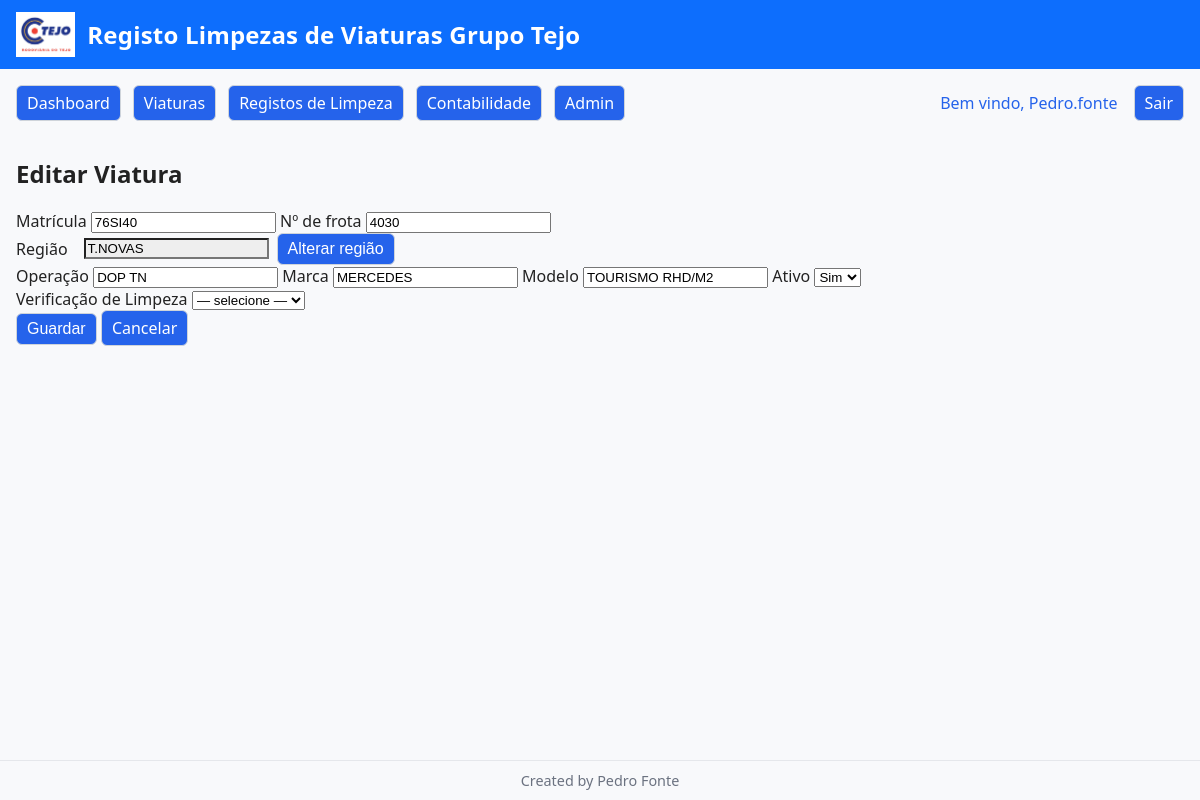
The app's page /viaturas/3/editar (signed in) with its own data.
### tables this page shows
CREATE TABLE viaturas (
            id INTEGER PRIMARY KEY AUTOINCREMENT,
            matricula     TEXT NOT NULL UNIQUE,
            -- Campos “novos” pedidos para CSV:
            numero_frota  TEXT,
            regiao        TEXT,
            operacao      TEXT,
            marca         TEXT,
            modelo        TEXT,
            -- Campos “antigos” que possam existir noutros ecrãs:
            descricao     TEXT,
            filial        TEXT,
            num_frota     TEXT,
            ativo         INTEGER DEFAULT 1,
            criado_em     TEXT DEFAULT CURRENT_TIMESTAMP
        , tipo_protocolo TEXT, limpeza_validada INTEGER DEFAULT 0, verificacao_limpeza TEXT DEFAULT NULL);

### app.py (the view, shortened to what this page needs)
@app.route("/viaturas/<int:viatura_id>/editar", methods=["GET", "POST"])
@login_required
@require_perm("viaturas:import")
def editar_viatura(viatura_id):
    conn = get_conn()
    cur = conn.cursor()
    ph = sql_placeholder(conn)
    cur.execute(f"SELECT * FROM viaturas WHERE id={ph}", (viatura_id,))
    viatura = cur.fetchone()
    conn.close()
    if not viatura:
        flash("Viatura não encontrada.", "danger")
        return redirect(url_for("viaturas"))
    return render_template("viatura_form.html", viatura=viatura, user_role=session.get("role"))

### app.py (called while the page is built)
def get_conn():
    db_url = os.environ.get("DATABASE_URL")
    if db_url and psycopg2:
        conn = psycopg2.connect(db_url, cursor_factory=psycopg2.extras.RealDictCursor)
        return conn
    else:
        conn = sqlite3.connect(DB_PATH)
        conn.row_factory = sqlite3.Row
        return conn

def is_postgres(conn):
    return hasattr(conn, "server_version")  # True para psycopg2, False para sqlite3

def sql_placeholder(conn):
    return "%s" if is_postgres(conn) else "?"

def login_required(fn):
    from functools import wraps
    @wraps(fn)
    def wrapper(*args, **kwargs):
        if not session.get("user_id"):
            return redirect(url_for("login"))
        return fn(*args, **kwargs)
    return wrapper

def normalize_role(role: str) -> str:
    r = (role or "leitura").lower().strip()
    return r if r in PERMISSIONS else "leitura"

def has_perm(role: str, perm: str) -> bool:
    role = normalize_role(role)
    perms = PERMISSIONS.get(role, set())
    if "*" in perms: return True
    if perm in perms: return True
    if ":" in perm and (perm.split(":",1)[0] + ":*") in perms: return True
    return False

def user_can(perm: str) -> bool:
    return has_perm(normalize_role(session.get("role")), perm)

def require_perm(perm: str):
    from functools import wraps
    def deco(fn):
        @wraps(fn)
        def wrapper(*args, **kwargs):
            if not session.get("user_id"):
                return redirect(url_for("login"))
            if not user_can(perm):
                flash("Sem permissões para esta ação.", "danger")
                return redirect(url_for("sem_permissao"))
            return fn(*args, **kwargs)
        return wrapper
    return deco

@app.context_processor
def inject_can():
    return {
        "can": user_can,
        "signature": APP_SIGNATURE,
        "app_title": APP_TITLE,
    }

### templates/viatura_form.html (shortened to what this page needs)
{% extends "base.html" %}
{% block content %}
<h2>Editar Viatura</h2>
<form method="post" id="viatura-form">
  <div class="row">
    <label>Matrícula
      <input type="text" name="matricula" value="{{ viatura.matricula }}" required>
    </label>
    <label>Nº de frota
      <input type="text" name="num_frota" value="{{ viatura.num_frota }}">
    </label>
    <label style="display:flex;align-items:center;gap:8px;">
      Região
      <input type="text" id="regiao-input" name="regiao" value="{{ viatura.regiao or '' }}"
        readonly style="background:#eee; margin-left:8px;">
      {% if user_role|lower|trim == 'admin' %}
        <button type="button" id="editar-regiao-btn" class="btn btn-secondary">Alterar região</button>
      {% endif %}
    </label>
    <label>Operação
      <input type="text" name="operacao" value="{{ viatura.operacao }}">
    </label>
    <label>Marca
      <input type="text" name="marca" value="{{ viatura.marca }}">
    </label>
    <label>Modelo
      <input type="text" name="modelo" value="{{ viatura.modelo }}">
    </label>
    <label>Ativo
      <select name="ativo">
        <option value="1" {% if viatura.ativo == 1 %}selected{% endif %}>Sim</option>
      </select>
    </label>
  </div>
  <div class="row">
    <label>Verificação de Limpeza
      <select name="verificacao_limpeza">
        <option value="">— selecione —</option>
      </select>
    </label>
  </div>
  <button type="submit" class="btn btn-primary">Guardar</button>
  <a class="btn" href="{{ url_for('viaturas') }}">Cancelar</a>
</form>
{% endblock %}

### templates/base.html (style rules this page uses)
html, body { height: 100%; }
body { min-height: 100vh; display: flex; flex-direction: column; margin: 0; font-family: system-ui, Segoe UI, Roboto, sans-serif; background: #f8f9fb; color: #222; }
a.btn, button.btn { padding: 6px 10px; border: 1px solid #cfd4da; border-radius: 6px; background: #fff; cursor: pointer; }
.btn-primary { background: #0d6efd; color: #fff; border-color: #0d6efd; }
.btn, .btn-primary { color: #fff !important; background: #2563eb !important; border: none; padding: 8px 18px; font-size: 1rem; border-radius: 6px; cursor: pointer; text-decoration: none; display: inline-block; }

### records on screen
viaturas: matricula "76SI40", num_frota "4030", regiao "T.NOVAS", operacao "DOP TN", marca "MERCEDES", modelo "TOURISMO RHD/M2", ativo "Sim"

### other values on screen
{{ app_title or 'registo de Limpezas grupo Tejo' }} "Registo Limpezas de Viaturas Grupo Tejo"
{{ session.get('username') }} "Pedro.fonte"
{{ signature or 'Created by Pedro Fonte' }} "Created by Pedro Fonte"
